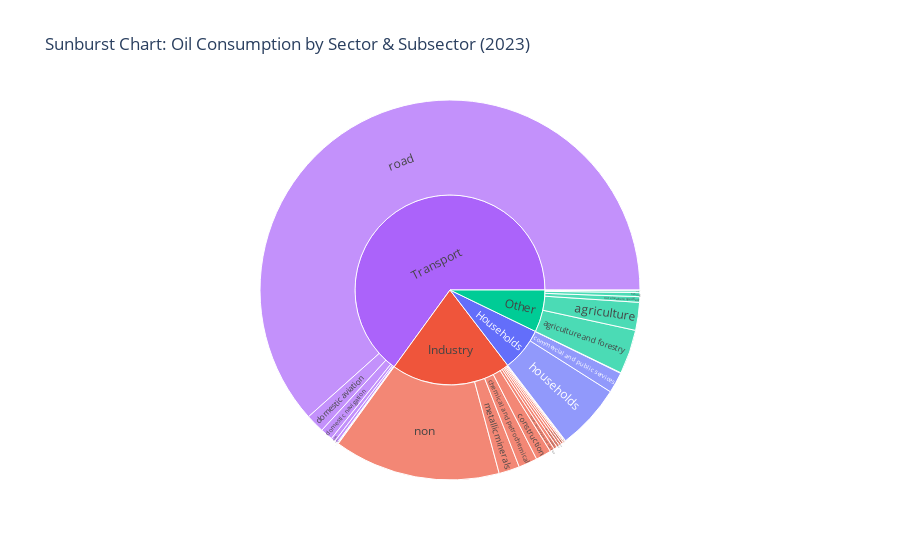
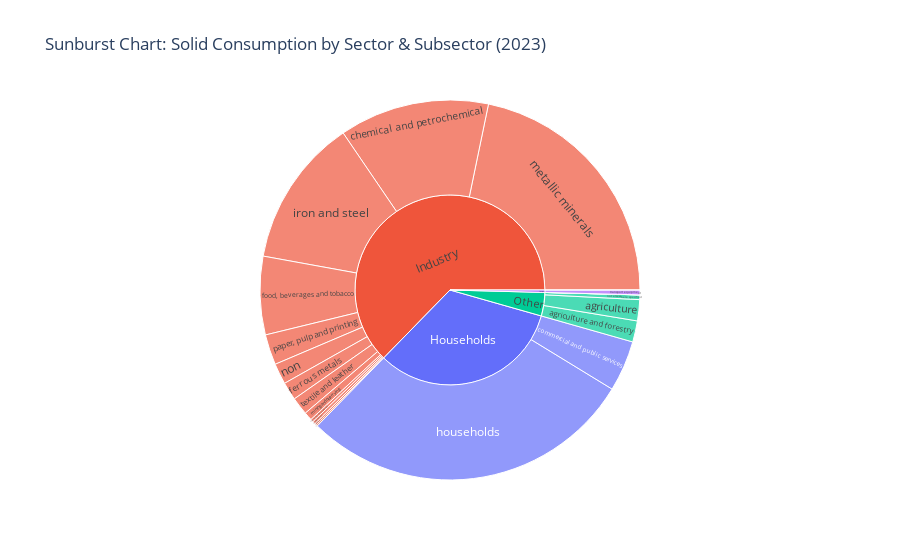
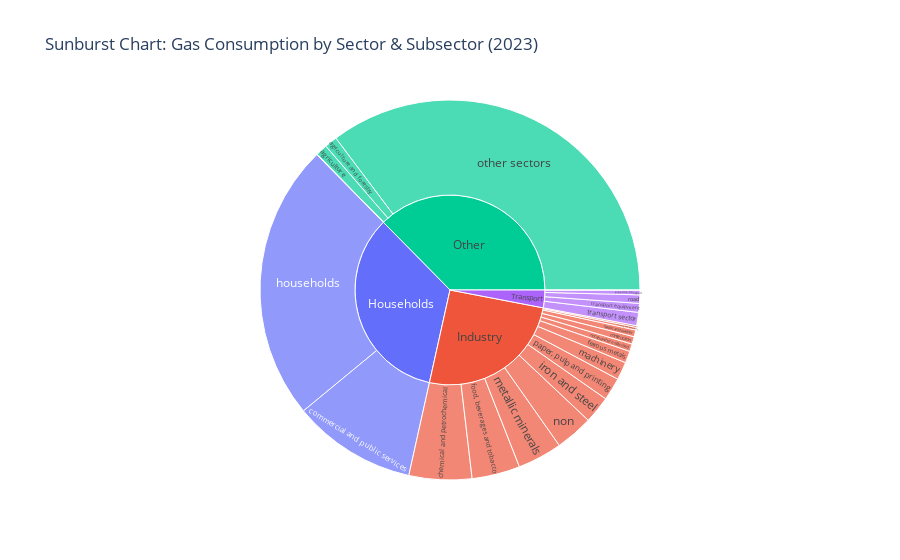

The notebook cell these images were saved under, in order:
### Code cell
import plotly.express as px

selected_year = 2023
df_year = df_clean[df_clean['TIME_PERIOD'] == selected_year]

for fuel in df_year['fossil_fuel_type'].unique():
    df_fuel = df_year[df_year['fossil_fuel_type'] == fuel]
    agg = (
        df_fuel.groupby(['Sector', 'sub_sector'])['OBS_VALUE']
        .sum()
        .reset_index()
    )
    fig = px.sunburst(
        agg,
        path=['Sector', 'sub_sector'],
        values='OBS_VALUE',
        title=f"Sunburst Chart: {fuel.capitalize()} Consumption by Sector & Subsector ({selected_year})",
        color='Sector'
    )
    fig.show()

### Figure 1 — Plotly figure (JSON) as saved in the notebook; plotly's stock layout.template omitted (floating-point values rounded to 4 significant figures)
{"data": [{"branchvalues": "total", "customdata": [["Households"], ["Households"], ["Households"], ["Households"], ["Industry"], ["Industry"], ["Industry"], ["Industry"], ["Industry"], ["Industry"], ["Industry"], ["Industry"], ["Industry"], ["Industry"], ["Industry"], ["Industry"], ["Industry"], ["Industry"], ["Other"], ["Other"], ["Other"], ["Other"], ["Other"], ["Other"], ["Other"], ["Transport"], ["Transport"], ["Transport"], ["Transport"], ["Transport"], ["Transport"], ["Transport"], ["Transport"], ["Transport"]], "domain": {"x": [0, 1], "y": [0, 1]}, "hovertemplate": "labels=%{label}<br>OBS_VALUE=%{value}<br>parent=%{parent}<br>id=%{id}<br>Sector=%{customdata[0]}<extra></extra>", "ids": ["Households/commercial and public services", "Households/households", "Households/non", "Households", "Industry", "Industry/wood and wood products", "Industry/textile and leather", "Industry/paper, pulp and printing", "Industry/not elsewhere specified", "Industry/non", "Industry/metallic minerals", "Industry/machinery", "Industry/iron and steel", "Industry/food, beverages and tobacco", "Industry/ferrous metals", "Industry/construction", "Industry/chemical and petrochemical", "Industry/mining and quarrying", "Other/not elsewhere specified", "Other/non", "Other/agriculture", "Other/fishing", "Other/agriculture and forestry", "Other", "Other/forestry", "Transport/domestic aviation", "Transport/domestic navigation", "Transport/non", "Transport/not elsewhere specified", "Transport/pipeline transport", "Transport/rail", "Transport/road", "Transport/transport equipment", "Transport"], "labels": ["commercial and public services", "households", "non", "Households", "Industry", "wood and wood products", "textile and leather", "paper, pulp and printing", "not elsewhere specified", "non", "metallic minerals", "machinery", "iron and steel", "food, beverages and tobacco", "ferrous metals", "construction", "chemical and petrochemical", "mining and quarrying", "not elsewhere specified", "non", "agriculture", "fishing", "agriculture and forestry", "Other", "forestry", "domestic aviation", "domestic navigation", "non", "not elsewhere specified", "pipeline transport", "rail", "road", "transport equipment", "Transport"], "marker": {"colors": ["#636efa", "#636efa", "#636efa", "#636efa", "#EF553B", "#EF553B", "#EF553B", "#EF553B", "#EF553B", "#EF553B", "#EF553B", "#EF553B", "#EF553B", "#EF553B", "#EF553B", "#EF553B", "#EF553B", "#EF553B", "#00cc96", "#00cc96", "#00cc96", "#00cc96", "#00cc96", "#00cc96", "#00cc96", "#ab63fa", "#ab63fa", "#ab63fa", "#ab63fa", "#ab63fa", "#ab63fa", "#ab63fa", "#ab63fa", "#ab63fa"]}, "name": "", "parents": ["Households", "Households", "Households", "", "", "Industry", "Industry", "Industry", "Industry", "Industry", "Industry", "Industry", "Industry", "Industry", "Industry", "Industry", "Industry", "Industry", "Other", "Other", "Other", "Other", "Other", "", "Other", "Transport", "Transport", "Transport", "Transport", "Transport", "Transport", "Transport", "Transport", ""], "type": "sunburst", "values": [21560.0, 68020.0, 493.6, 90080.0, 248200.0, 621.4, 390.3, 2159.0, 3001.0, 172300.0, 21490.0, 3483.0, 1350.0, 4681.0, 687.1, 16060.0, 19420.0, 2498.0, 5821.0, 799.8, 28840.0, 4171.0, 45870.0, 87340.0, 1842.0, 19340.0, 12930.0, 4409.0, 587.9, 0.105, 2904.0, 749300.0, 820.4, 790300.0]}], "layout": {"legend": {"tracegroupgap": 0}, "title": {"text": "Sunburst Chart: Oil Consumption by Sector & Subsector (2023)"}}}

### Figure 2 — Plotly figure (JSON) as saved in the notebook; plotly's stock layout.template omitted (floating-point values rounded to 4 significant figures)
{"data": [{"branchvalues": "total", "customdata": [["Households"], ["Households"], ["Households"], ["Industry"], ["Industry"], ["Industry"], ["Industry"], ["Industry"], ["Industry"], ["Industry"], ["Industry"], ["Industry"], ["Industry"], ["Industry"], ["Industry"], ["Industry"], ["Industry"], ["Other"], ["Other"], ["Other"], ["Other"], ["Other"], ["Other"], ["Transport"], ["Transport"], ["Transport"]], "domain": {"x": [0, 1], "y": [0, 1]}, "hovertemplate": "labels=%{label}<br>OBS_VALUE=%{value}<br>parent=%{parent}<br>id=%{id}<br>Sector=%{customdata[0]}<extra></extra>", "ids": ["Households/commercial and public services", "Households/households", "Households", "Industry", "Industry/wood and wood products", "Industry/textile and leather", "Industry/not elsewhere specified", "Industry/non", "Industry/mining and quarrying", "Industry/paper, pulp and printing", "Industry/machinery", "Industry/iron and steel", "Industry/food, beverages and tobacco", "Industry/ferrous metals", "Industry/construction", "Industry/chemical and petrochemical", "Industry/metallic minerals", "Other", "Other/agriculture", "Other/agriculture and forestry", "Other/fishing", "Other/forestry", "Other/not elsewhere specified", "Transport/rail", "Transport/transport equipment", "Transport"], "labels": ["commercial and public services", "households", "Households", "Industry", "wood and wood products", "textile and leather", "not elsewhere specified", "non", "mining and quarrying", "paper, pulp and printing", "machinery", "iron and steel", "food, beverages and tobacco", "ferrous metals", "construction", "chemical and petrochemical", "metallic minerals", "Other", "agriculture", "agriculture and forestry", "fishing", "forestry", "not elsewhere specified", "rail", "transport equipment", "Transport"], "marker": {"colors": ["#636efa", "#636efa", "#636efa", "#EF553B", "#EF553B", "#EF553B", "#EF553B", "#EF553B", "#EF553B", "#EF553B", "#EF553B", "#EF553B", "#EF553B", "#EF553B", "#EF553B", "#EF553B", "#EF553B", "#00cc96", "#00cc96", "#00cc96", "#00cc96", "#00cc96", "#00cc96", "#ab63fa", "#ab63fa", "#ab63fa"]}, "name": "", "parents": ["Households", "Households", "", "", "Industry", "Industry", "Industry", "Industry", "Industry", "Industry", "Industry", "Industry", "Industry", "Industry", "Industry", "Industry", "Industry", "", "Other", "Other", "Other", "Other", "Other", "Transport", "Transport", ""], "type": "sunburst", "values": [3798.0, 25090.0, 28880.0, 55040.0, 103.6, 1324.0, 213.2, 1564.0, 628.6, 2274.0, 136.1, 11090.0, 5849.0, 1351.0, 210.4, 11210.0, 19090.0, 3509.0, 1579.0, 1581.0, 0.153, 0.865, 348.3, 1.412, 358.9, 360.3]}], "layout": {"legend": {"tracegroupgap": 0}, "title": {"text": "Sunburst Chart: Solid Consumption by Sector & Subsector (2023)"}}}

### Figure 3 — Plotly figure (JSON) as saved in the notebook; plotly's stock layout.template omitted (floating-point values rounded to 4 significant figures)
{"data": [{"branchvalues": "total", "customdata": [["Households"], ["Households"], ["Households"], ["Industry"], ["Industry"], ["Industry"], ["Industry"], ["Industry"], ["Industry"], ["Industry"], ["Industry"], ["Industry"], ["Industry"], ["Industry"], ["Industry"], ["Industry"], ["Industry"], ["Other"], ["Other"], ["Other"], ["Other"], ["Other"], ["Other"], ["Other"], ["Other"], ["Transport"], ["Transport"], ["Transport"], ["Transport"], ["Transport"], ["Transport"]], "domain": {"x": [0, 1], "y": [0, 1]}, "hovertemplate": "labels=%{label}<br>OBS_VALUE=%{value}<br>parent=%{parent}<br>id=%{id}<br>Sector=%{customdata[0]}<extra></extra>", "ids": ["Households/commercial and public services", "Households/households", "Households", "Industry", "Industry/wood and wood products", "Industry/textile and leather", "Industry/paper, pulp and printing", "Industry/not elsewhere specified", "Industry/non", "Industry/mining and quarrying", "Industry/metallic minerals", "Industry/machinery", "Industry/iron and steel", "Industry/food, beverages and tobacco", "Industry/ferrous metals", "Industry/construction", "Industry/chemical and petrochemical", "Other/other sectors", "Other/not elsewhere specified", "Other/agriculture", "Other/forestry", "Other/fishing", "Other/agriculture and forestry", "Other", "Other/non", "Transport/not elsewhere specified", "Transport/pipeline transport", "Transport/road", "Transport/transport equipment", "Transport/transport sector", "Transport"], "labels": ["commercial and public services", "households", "Households", "Industry", "wood and wood products", "textile and leather", "paper, pulp and printing", "not elsewhere specified", "non", "mining and quarrying", "metallic minerals", "machinery", "iron and steel", "food, beverages and tobacco", "ferrous metals", "construction", "chemical and petrochemical", "other sectors", "not elsewhere specified", "agriculture", "forestry", "fishing", "agriculture and forestry", "Other", "non", "not elsewhere specified", "pipeline transport", "road", "transport equipment", "transport sector", "Transport"], "marker": {"colors": ["#636efa", "#636efa", "#636efa", "#EF553B", "#EF553B", "#EF553B", "#EF553B", "#EF553B", "#EF553B", "#EF553B", "#EF553B", "#EF553B", "#EF553B", "#EF553B", "#EF553B", "#EF553B", "#EF553B", "#00cc96", "#00cc96", "#00cc96", "#00cc96", "#00cc96", "#00cc96", "#00cc96", "#00cc96", "#ab63fa", "#ab63fa", "#ab63fa", "#ab63fa", "#ab63fa", "#ab63fa"]}, "name": "", "parents": ["Households", "Households", "", "", "Industry", "Industry", "Industry", "Industry", "Industry", "Industry", "Industry", "Industry", "Industry", "Industry", "Industry", "Industry", "Industry", "Other", "Other", "Other", "Other", "Other", "Other", "", "Other", "Transport", "Transport", "Transport", "Transport", "Transport", ""], "type": "sunburst", "values": [4304000.0, 9636000.0, 13940000.0, 10400000.0, 58620.0, 236700.0, 790200.0, 262900.0, 1312000.0, 90170.0, 1553000.0, 623400.0, 946600.0, 1671000.0, 412600.0, 261100.0, 2182000.0, 14400000.0, 14530.0, 406100.0, 1481.0, 3090.0, 440400.0, 15260000.0, 126.5, 8376.0, 158900.0, 292400.0, 309900.0, 459700.0, 1229000.0]}], "layout": {"legend": {"tracegroupgap": 0}, "title": {"text": "Sunburst Chart: Gas Consumption by Sector & Subsector (2023)"}}}
